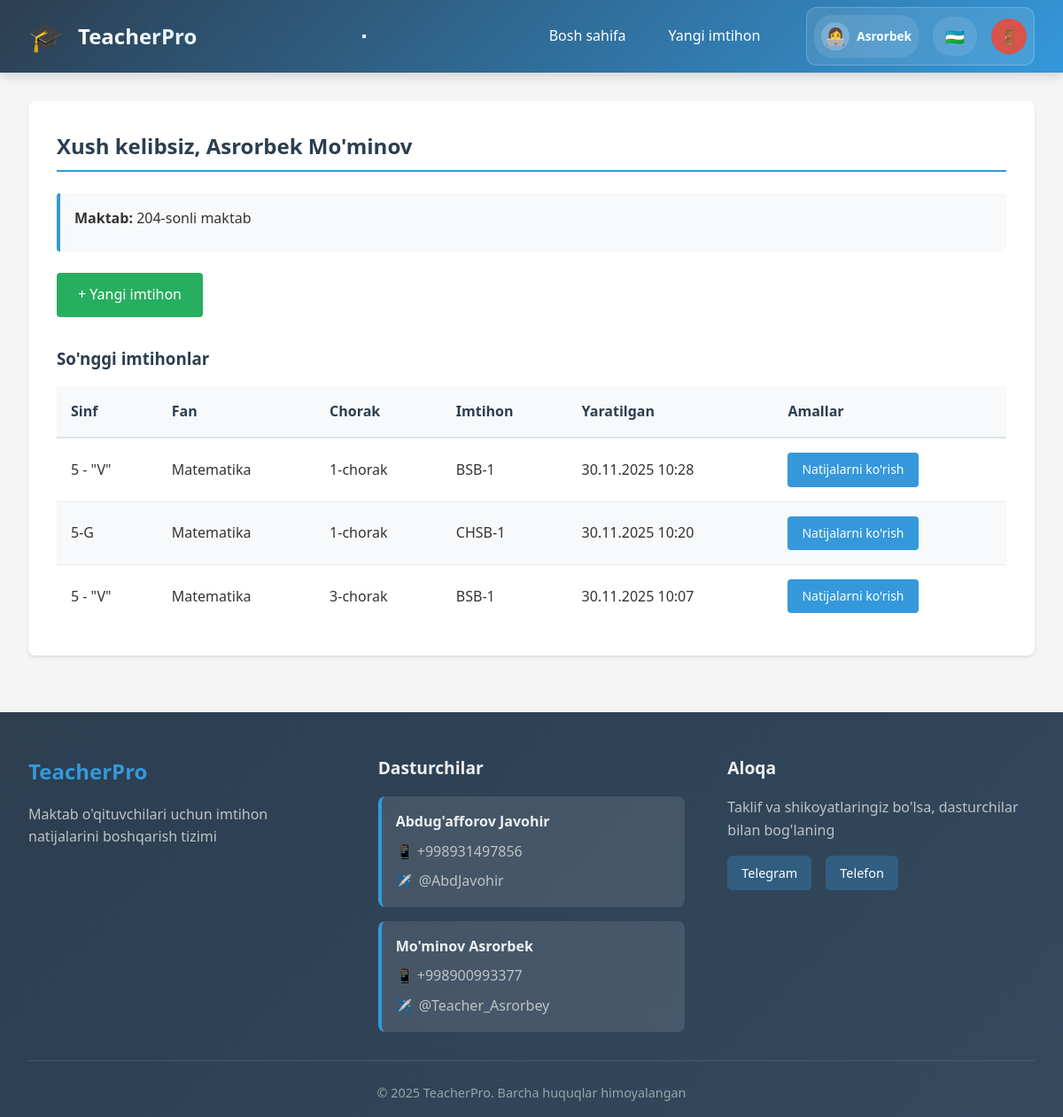
Screenshot of /teacher/dashboard (signed in) with the database file from the repository.
### models.py (models this page shows, shortened)
class Base(DeclarativeBase):
    pass

class Employee(Base):
    __tablename__ = 'employees'
    id = Column(Integer, primary_key=True)
    username = Column(String(80), unique=True, nullable=False)
    password_hash = Column(String(200), nullable=False)
    first_name = Column(String(100), nullable=False)
    last_name = Column(String(100), nullable=False)
    email = Column(String(100))
    is_admin = Column(Boolean, default=False)
    is_active = Column(Boolean, default=True)
    school_id = Column(Integer, ForeignKey('schools.id'), nullable=True)
    staff_title_id = Column(Integer, ForeignKey('staff_titles.id'), nullable=True)
    created_at = Column(DateTime, default=datetime.utcnow)
    updated_at = Column(DateTime, default=datetime.utcnow, onupdate=datetime.utcnow)
    school = relationship('School', back_populates='employees')
    staff_title = relationship('StaffTitle', back_populates='employees')
    assigned_classes = relationship('SchoolClass', secondary='teacher_classes', back_populates='assigned_teachers')
    assigned_subjects = relationship('Subject', secondary='teacher_subjects', back_populates='assigned_teachers')

class School(Base):
    __tablename__ = 'schools'
    id = Column(Integer, primary_key=True)
    name = Column(String(200), nullable=False)
    address = Column(Text)
    phone = Column(String(50))
    email = Column(String(100))
    created_at = Column(DateTime, default=datetime.utcnow)
    employees = relationship('Employee', back_populates='school', cascade='all, delete-orphan')
    classes = relationship('SchoolClass', back_populates='school', cascade='all, delete-orphan')

class SchoolClass(Base):
    __tablename__ = 'classes'
    id = Column(Integer, primary_key=True)
    name = Column(String(100), nullable=False)
    school_id = Column(Integer, ForeignKey('schools.id'), nullable=False)
    leader_first_name = Column(String(100), nullable=True)
    leader_last_name = Column(String(100), nullable=True)
    leader_phone = Column(String(50), nullable=True)
    created_at = Column(DateTime, default=datetime.utcnow)
    school = relationship('School', back_populates='classes')
    students = relationship('Student', back_populates='school_class', cascade='all, delete-orphan')
    exams = relationship('Exam', back_populates='school_class')
    assigned_teachers = relationship('Employee', secondary='teacher_classes', back_populates='assigned_classes')

class Subject(Base):
    __tablename__ = 'subjects'
    id = Column(Integer, primary_key=True)
    name = Column(String(100), nullable=False, unique=True)
    assigned_teachers = relationship('Employee', secondary='teacher_subjects', back_populates='assigned_subjects')

class Quarter(Base):
    __tablename__ = 'quarters'
    id = Column(Integer, primary_key=True)
    name = Column(String(50), nullable=False, unique=True)
    order_num = Column(Integer, nullable=False)

class ExamName(Base):
    __tablename__ = 'exam_names'
    id = Column(Integer, primary_key=True)
    name = Column(String(100), nullable=False, unique=True)

class Exam(Base):
    __tablename__ = 'exams'
    id = Column(Integer, primary_key=True)
    class_id = Column(Integer, ForeignKey('classes.id'), nullable=False)
    subject_id = Column(Integer, ForeignKey('subjects.id'), nullable=False)
    quarter_id = Column(Integer, ForeignKey('quarters.id'), nullable=False)
    exam_name_id = Column(Integer, ForeignKey('exam_names.id'), nullable=False)
    exam_type_id = Column(Integer, ForeignKey('exam_types.id'), nullable=False)
    teacher_id = Column(Integer, ForeignKey('employees.id'), nullable=False)
    created_at = Column(DateTime, default=datetime.utcnow)
    is_bsb_exam = Column(Boolean, default=False)
    is_chsb_exam = Column(Boolean, default=False)
    chsb_config = Column(Text, nullable=True)
    gender_filter = Column(Integer, nullable=True)
    group_filter = Column(Integer, nullable=True)
    school_class = relationship('SchoolClass', back_populates='exams')
    subject = relationship('Subject')
    quarter = relationship('Quarter')
    exam_name = relationship('ExamName')
    exam_type = relationship('ExamType')
    teacher = relationship('Employee')
    questions = relationship('Question', back_populates='exam', cascade='all, delete-orphan')
    results = relationship('ExamResult', back_populates='exam', cascade='all, delete-orphan')

### routers/teacher.py (the view)
@router.get("/dashboard", response_class=HTMLResponse)
async def teacher_dashboard(
    request: Request,
    db: AsyncSession = Depends(get_db)
):
    teacher_id = request.session.get('user_id')
    teacher_result = await db.execute(select(Employee).where(Employee.id == teacher_id))
    employee = teacher_result.scalar_one_or_none()
    exams_result = await db.execute(
        select(Exam)
        .where(Exam.teacher_id == teacher_id)
        .order_by(Exam.created_at.desc())
        .limit(10)
    )
    exams = exams_result.scalars().all()
    exams_data = []
    for exam in exams:
        class_result = await db.execute(select(SchoolClass).where(SchoolClass.id == exam.class_id))
        class_obj = class_result.scalar_one_or_none()
        subject_result = await db.execute(select(Subject).where(Subject.id == exam.subject_id))
        subject = subject_result.scalar_one_or_none()
        quarter_result = await db.execute(select(Quarter).where(Quarter.id == exam.quarter_id))
        quarter = quarter_result.scalar_one_or_none()
        exam_name_result = await db.execute(select(ExamName).where(ExamName.id == exam.exam_name_id))
        exam_name = exam_name_result.scalar_one_or_none()
        exams_data.append({
            'id': exam.id,
            'class_name': class_obj.name if class_obj else '',
            'subject_name': subject.name if subject else '',
            'quarter_name': quarter.name if quarter else '',
            'exam_name': exam_name.name if exam_name else '',
            'created_at': exam.created_at
        })
    school = None
    if employee and employee.school_id:
        school_result = await db.execute(select(School).where(School.id == employee.school_id))
        school = school_result.scalar_one_or_none()
    context = await get_template_context(request)
    context.update({
        'employee': employee,
        'school': school,
        'exams': exams_data
    })
    return templates.TemplateResponse('teacher_dashboard.html', context)

### templates/teacher_dashboard.html (shortened to what this page needs)
{% extends "base.html" %}
{% block content %}
<div class="card">
    <h2>{{ _('welcome') }}, {{ session.full_name }}</h2>
    {% if school %}
    <div class="exam-info-box">
        <p><strong>{{ _('school') }}:</strong> {{ school.name }}</p>
    </div>
    {% endif %}
    <div style="margin-bottom: 2rem;">
        <a href="{{ url_for('create_exam') }}" class="btn btn-success">+ {{ _('create_exam') }}</a>
    </div>
    {% if exams %}
    <h3>{{ _('recent_exams') }}</h3>
    <table>
        <thead>
            <tr>
                <th>{{ _('class') }}</th>
                <th>{{ _('subject') }}</th>
                <th>{{ _('quarter') }}</th>
                <th>{{ _('exam') }}</th>
                <th>{{ _('created_at') }}</th>
                <th>{{ _('actions') }}</th>
            </tr>
        </thead>
        <tbody>
            {% for exam in exams %}
            <tr>
                <td>{{ exam.class_name }}</td>
                <td>{{ exam.subject_name }}</td>
                <td>{{ exam.quarter_name }}</td>
                <td>{{ exam.exam_name }}</td>
                <td>{{ exam.created_at.strftime('%d.%m.%Y %H:%M') }}</td>
                <td class="action-buttons">
                    <a href="{{ url_for('view_results', exam_id=exam.id) }}" class="btn btn-primary btn-sm">{{
                        _('view_results') }}</a>
                </td>
            </tr>
            {% endfor %}
        </tbody>
    </table>
    {% else %}
    <p>{{ _('no_exams_yet') }}</p>
    {% endif %}
</div>
{% endblock %}

### templates/base.html (shortened to what this page needs)
<!DOCTYPE html>
<html lang="{{ current_language }}">
<head>
    <link rel="stylesheet" href="{{ url_for('static', filename='style.css') }}">
</head>
<body>
    <nav class="navbar">
        <div class="nav-brand">
            <div class="nav-icon">🎓</div>
            <h1>{{ _('app_name') }}</h1>
        </div>
        <button class="hamburger-menu" id="hamburgerMenu">
        </button>
        <div class="nav-links">
            {% if session.user_id %}
            <div class="nav-menu" id="navMenu">
                {% if session.is_admin %}
                <a href="{{ url_for('admin_dashboard') }}"
                    class="nav-link {% if request.endpoint == 'admin_dashboard' %}active{% endif %}">
                    {{ _('dashboard') }}
                </a>
                <a href="{{ url_for('schools_list') }}"
                    class="nav-link {% if request.endpoint == 'schools_list' %}active{% endif %}">
                    {{ _('schools') }}
                </a>
                <a href="{{ url_for('employees_list') }}"
                    class="nav-link {% if request.endpoint == 'employees_list' %}active{% endif %}">
                    {{ _('employees') }}
                </a>
                <div class="nav-dropdown" id="settingsDropdown">
                    <a href="#" class="nav-link">
                        {{ _('settings') }}
                        <span class="dropdown-arrow">▼</span>
                    </a>
                    <div class="dropdown-menu" style="background: #638ba7;">
                        <a href="{{ url_for('subjects_list') }}" class="dropdown-link">{{ _('subjects') }}</a>
                        <a href="{{ url_for('quarters_list') }}" class="dropdown-link">{{ _('quarters') }}</a>
                        <a href="{{ url_for('exam_names_list') }}" class="dropdown-link">{{ _('exam_names') }}</a>
                        <a href="{{ url_for('exam_types_list') }}" class="dropdown-link">{{ _('exam_types') }}</a>
                        <a href="{{ url_for('question_types_list') }}" class="dropdown-link">{{ _('question_types')
                            }}</a>
                        <a href="{{ url_for('staff_titles_list') }}" class="dropdown-link">{{ _('staff_titles') }}</a>
                        <a href="{{ url_for('manage_languages') }}" class="dropdown-link">{{ _('manage_languages')
                            }}</a>
                    </div>
                </div>
                {% else %}
                <a href="{{ url_for('teacher_dashboard') }}"
                    class="nav-link {% if request.endpoint == 'teacher_dashboard' %}active{% endif %}">
                    {{ _('dashboard') }}
                </a>
                <a href="{{ url_for('create_exam') }}"
                    class="nav-link {% if request.endpoint == 'create_exam' %}active{% endif %}">
                    {{ _('create_exam') }}
                </a>
                {% endif %}
            </div>
            <div class="nav-user" id="navUser">
                <div class="user-info-compact">
                    <span class="user-avatar">👩‍💻</span>
                    <span class="user-name-short">{{ session.full_name.split(' ')[0] }}</span>
                </div>
                <div class="language-selector-compact">
                    <div class="language-current" id="languageCurrent">
                        {% if current_language == 'uz' %}🇺🇿{% endif %}
                    </div>
                </div>
                <a href="{{ url_for('logout') }}" class="logout-btn-compact" title="{{ _('logout') }}">
                    <span class="logout-icon">🚪</span>
                </a>
            </div>
            {% endif %}
        </div>
    </nav>
    <div class="container">
        {% block content %}{% endblock %}
    </div>
    <footer class="footer">
        <div class="footer-content">
            <div class="footer-section">
                <h3>{{ _('app_name') }}</h3>
                <p>{{ _('footer_description') }}</p>
            </div>
            <div class="footer-section">
                <h4>{{ _('developers') }}</h4>
                <div class="developer-info">
                    <div class="developer">
                        <strong>Abdug'afforov Javohir</strong>
                        <div class="developer-contacts">
                            <span class="contact-item">📱 +998931497856</span>
                            <a href="https://t.me/AbdJavohir" class="contact-link" target="_blank">
                                <span class="telegram-icon">✈️</span> @AbdJavohir
                            </a>
                        </div>
                    </div>
                    <div class="developer">
                        <strong>Mo'minov Asrorbek</strong>
                        <div class="developer-contacts">
                            <span class="contact-item">📱 +998900993377</span>
                            <a href="https://t.me/Teacher_Asrorbey" class="contact-link" target="_blank">
                                <span class="telegram-icon">✈️</span> @Teacher_Asrorbey
                            </a>
                        </div>
                    </div>
                </div>
            </div>
            <div class="footer-section">
                <h4>{{ _('contact') }}</h4>
                <p>{{ _('footer_contact_description') }}</p>
                <div class="footer-links">
                    <a href="https://t.me/AbdJavohir" class="footer-link" target="_blank">Telegram</a>
                    <a href="tel:+998931497856" class="footer-link">{{ _('phone') }}</a>
                </div>
            </div>
        </div>
        <div class="footer-bottom">
            <p>&copy; 2025 {{ _('app_name') }}. {{ _('all_rights_reserved') }}</p>
        </div>
    </footer>
</body>
</html>

### rows the page displays
Employee: full_name "Asrorbek"
School: name "204-sonli maktab"
SchoolClass: class_name "5 - \"V\"" "5 - \"V\""
Subject: subject_name "Matematika" "Matematika" "Matematika"
Quarter: quarter_name "1-chorak" "1-chorak"
ExamName: exam_name "BSB-1" "BSB-1"
Exam: created_at "30.11.2025 10:28"
SchoolClass: class_name "5-G"
ExamName: exam_name "CHSB-1"
Exam: created_at "30.11.2025 10:20"
Quarter: quarter_name "3-chorak"
Exam: created_at "30.11.2025 10:07"

### other values shown
{{ session.full_name }} "Asrorbek Mo'minov"
